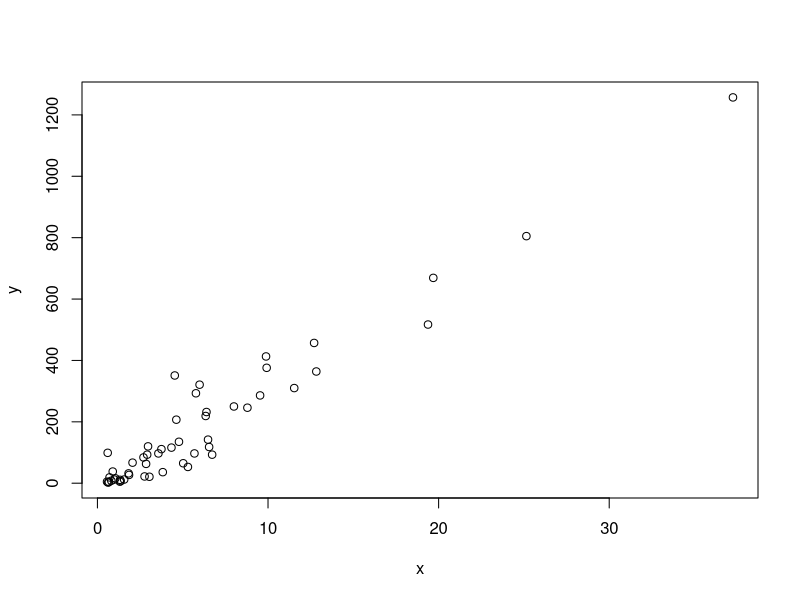
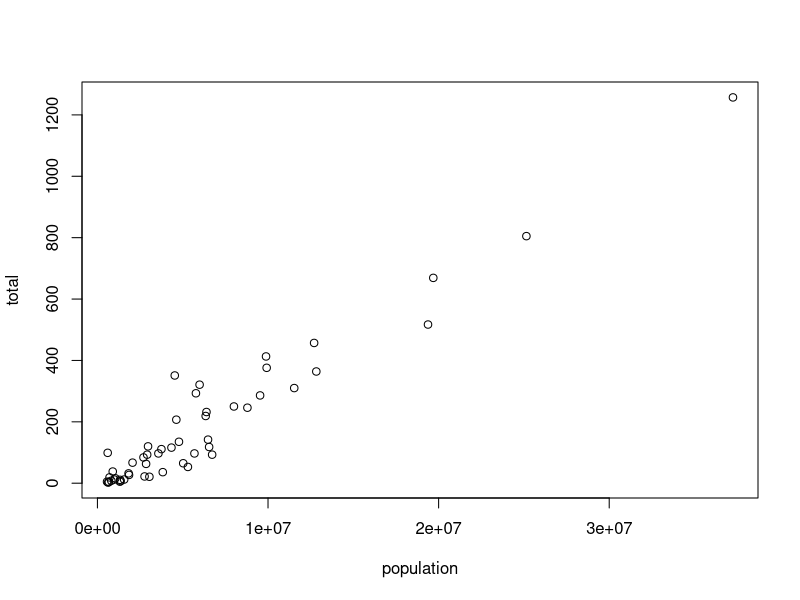
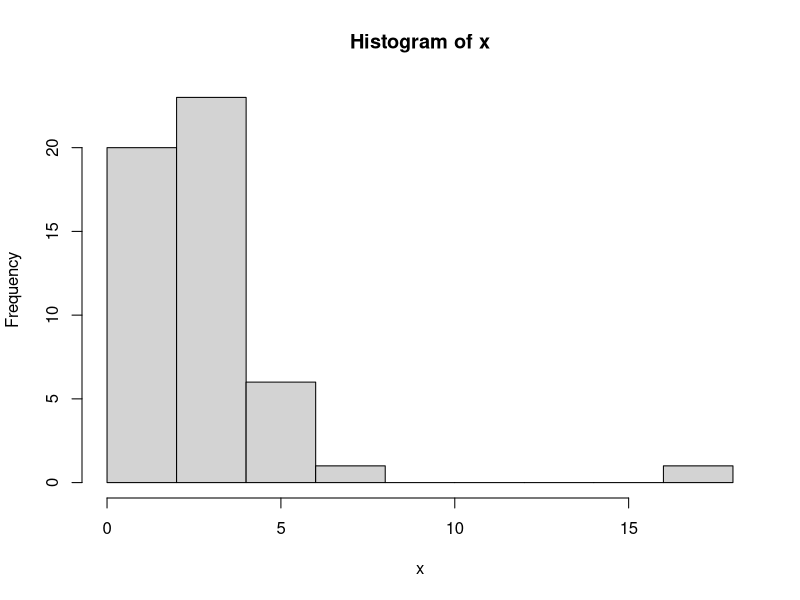
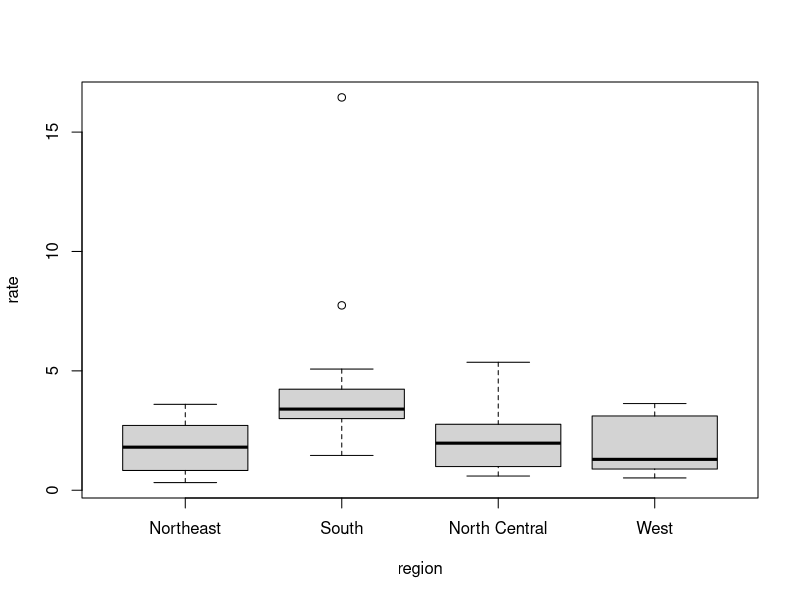
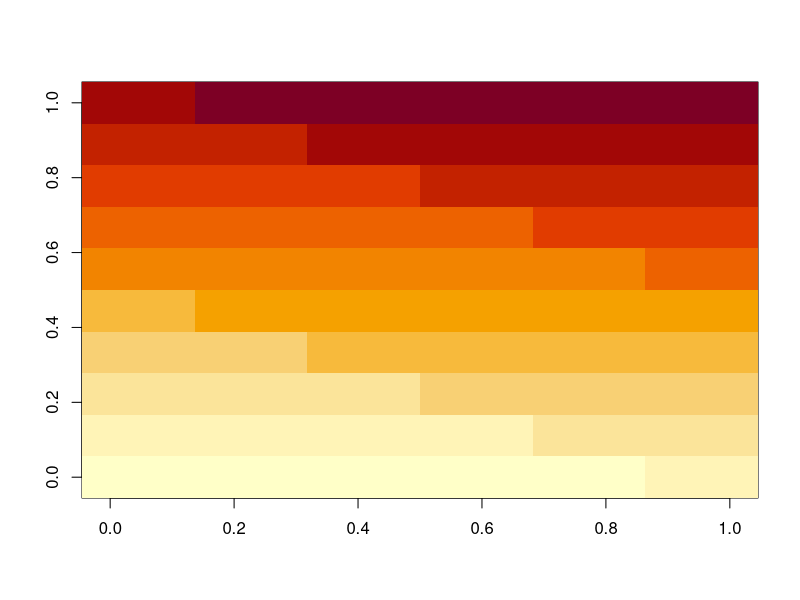
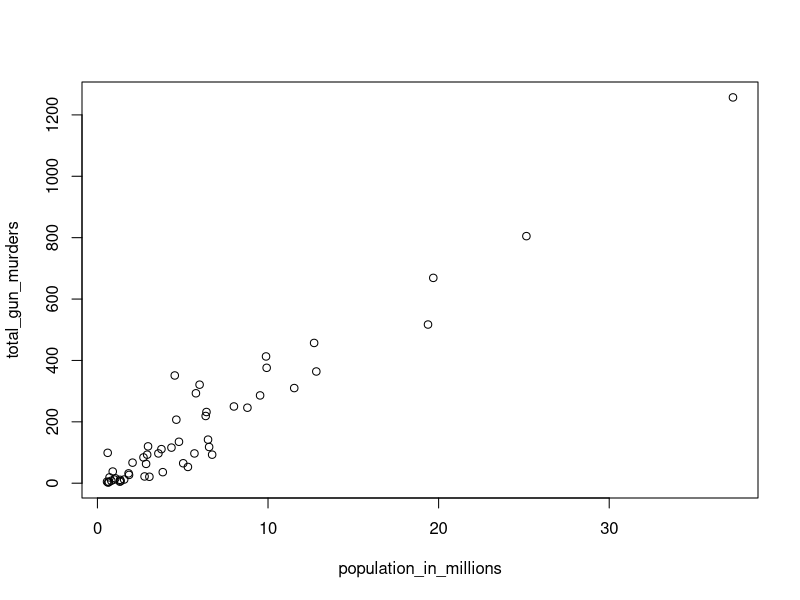
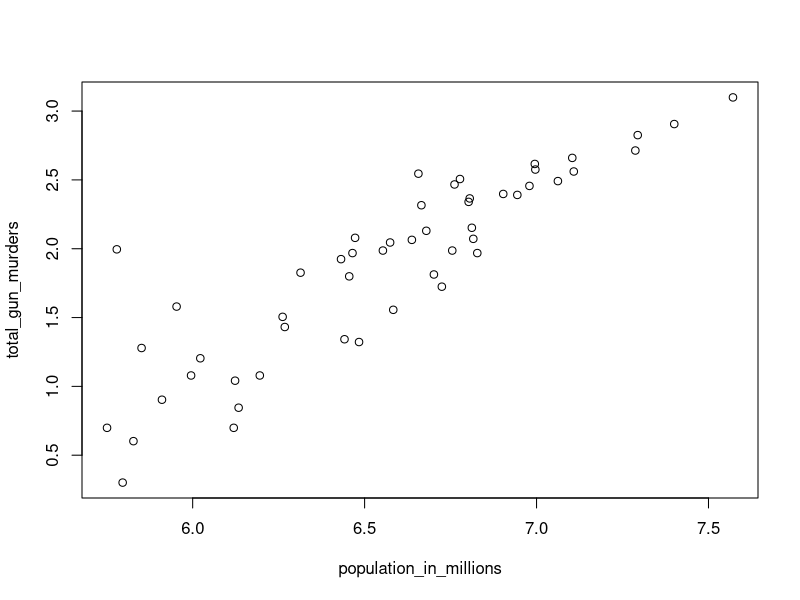
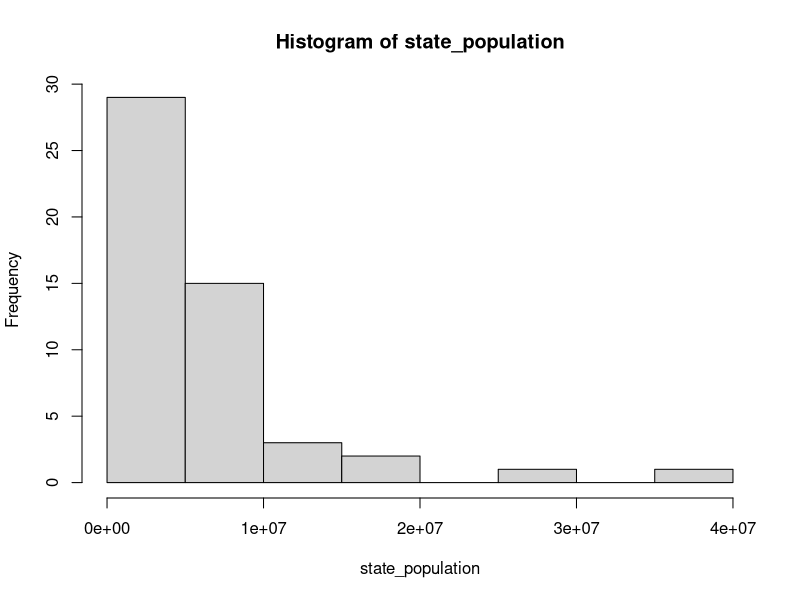

Write R code to recreate these figures, in order.
## ---- chunk 1
a<-1
b<-1
c<--1
## ---- chunk 2
a
## ---- chunk 3
print(a)
## ---- chunk 4
ls()
## ---- chunk 5
(-b+sqrt(b^2-4*a*c))/2*a
(-b-sqrt(b^2-4*a*c))/2*a
## ---- chunk 6
log(8)
log(a)
## ---- chunk 7
help("log")
## ---- chunk 8
?log
## ---- chunk 9
args(log)
## ---- chunk 10
log(8,base=2)
## ---- chunk 11
log(x=8,base=2)
## ---- chunk 12
log(8,2)
## ---- chunk 13
log(base=2,x=8)
## ---- chunk 14
2^3
## ---- chunk 15
help("+")
## ---- chunk 16
?"+"
## ---- chunk 17
help(">")
## ---- chunk 18
?">"
## ---- chunk 19
data()
## ---- chunk 20
co2
## ---- chunk 21
pi
Inf+1
## ---- chunk 22
solution_1 <- (-b + sqrt(b^2 - 4*a*c)) / (2*a)
solution_2 <- (-b - sqrt(b^2 - 4*a*c)) / (2*a)
## ---- chunk 23
a<-3
b<-2
c<--1
(-b+sqrt(b^2-4*a*c))/2*a
(-b-sqrt(b^2-4*a*c))/2*a
## ---- chunk 24
## Code to compute solution to quadratic equation of the form ax^2+b+c
##define the variables
a<-3
b<-2
c<--1

##now compute the solution
(-b+sqrt(b^2-4*a*c))/2*a
(-b-sqrt(b^2-4*a*c))/2*a
## ---- chunk 25
n<-100
n*(n+1)/2
## ---- chunk 26
n<-1000
n*(n+1)/2
## ---- chunk 27
n<-1000
x<-seq(1,n)
sum(x)
## ---- chunk 28
log(sqrt(100),10)
## ---- chunk 29
a<-2
class(a)
## ---- chunk 30
library(dslabs)
data(murders)
## ---- chunk 31
class(murders)
## ---- chunk 32
str(murders)
## ---- chunk 33
head(murders)
## ---- chunk 34
murders$population
## ---- chunk 35
names(murders)
## ---- chunk 36
pop<-murders$population
length(pop)
## ---- chunk 37
class(pop)
## ---- chunk 38
class(murders$state)
## ---- chunk 39
z<-3==2
z
class(z)
## ---- chunk 40
?Comparison
## ---- chunk 41
class(1L)
## ---- chunk 42
class(murders$region)
## ---- chunk 43
levels(murders$region)
## ---- chunk 44
region<-murders$region
value<-murders$total
region<-reorder(region,value,FUN=sum)
levels(region)
## ---- chunk 45
record<-list(name="John Doe",
             student_id=1234,
             grades=c(95,82,91,97,93),
             final_grade="A")
## ---- chunk 46
record
class(record)
## ---- chunk 47
record$student_id
## ---- chunk 48
record[["student_id"]]
## ---- chunk 49
record2<-list("John Doe",1234)
record2
## ---- chunk 50
record2[[1]]
## ---- chunk 51
mat<-matrix(1:12,4,3)
mat
## ---- chunk 52
mat[2,3]
## ---- chunk 53
mat[2,]
## ---- chunk 54
mat[,3]
## ---- chunk 55
mat[,2:3]
## ---- chunk 56
mat[1:2,2:3]
## ---- chunk 57
as.data.frame(mat)
## ---- chunk 58
data("murders")
murders[25,1]
murders[2:3,]
## ---- chunk 59
library(dslabs)
data(murders)
## ---- chunk 60
str(murders)
## ---- chunk 61
names(murders)
## ---- chunk 62
a<-murders$abb
class(a)
## ---- chunk 63
b<-murders[["abb"]]
identical(a,b)
## ---- chunk 64
class(murders$region)
## ---- chunk 65
length(levels(murders$region))
## ---- chunk 66
table(murders$region)
## ---- chunk 67
codes<-c(380,124,818)
codes
## ---- chunk 68
country<-c("italy","canada","egypt")
## ---- chunk 69
country <- c('italy', 'canada', 'egypt')
## ---- chunk 70
country<-c('italy','canada','egypt')
## ---- chunk 71
codes<-c(italy=380, canada=124, egypt=818)
codes
## ---- chunk 72
class(codes)
## ---- chunk 73
names(codes)
## ---- chunk 74
codes <- c("italy" = 380, "canada" = 124, "egypt" = 818)
codes
## ---- chunk 75
codes<-c(380,124,818)
country<-c("italy","canada","egypt")
names(codes)<-country
codes
## ---- chunk 76
seq(1,10)
## ---- chunk 77
seq(1,10,2)
## ---- chunk 78
1:10
## ---- chunk 79
class(1:10)
## ---- chunk 80
class(seq(1,10,0.5))
## ---- chunk 81
codes[2]
## ---- chunk 82
codes[c(1,3)]
## ---- chunk 83
codes[1:2]
## ---- chunk 84
codes["canada"]
codes[c("egypt","italy")]
## ---- chunk 85
x<-c(1,"canada",3)
## ---- chunk 86
x
class(x)
## ---- chunk 87
x<-1:5
y<-as.character(x)
y
## ---- chunk 88
as.numeric(y)
## ---- chunk 89
x<-c("1","b","3")
as.numeric(x)
## ---- chunk 90
temp<-c(35,88,42,84,81,30)
temp
## ---- chunk 91
city<-c("Beijing", "Lagos", "Paris", "Rio de Janeiro", "San Juan", "Toronto")
city
## ---- chunk 92
names(temp)<-city
temp
## ---- chunk 93
temp[1:3]
## ---- chunk 94
temp[c("Paris","San Juan")]
## ---- chunk 95
seq(12,73)
## ---- chunk 96
seq(1,100,2)
## ---- chunk 97
seq(6,55,4/7)
## ---- chunk 98
a <- seq(1, 10, 0.5)
class(a)
## ---- chunk 99
a <- seq(1, 10)
class(a)
## ---- chunk 100
class(1L)
## ---- chunk 101
x <- c("1", "3", "5")
## ---- chunk 102
x <- c("1", "3", "5")
class(x)
y<-as.integer(x)
class(y)
## ---- chunk 103
library(dslabs)
data(murders)
sort(murders$total)
## ---- chunk 104
x<-c(31,4,15,92,65)
sort(x)
## ---- chunk 105
index<-order(x)
x[index]
## ---- chunk 106
x
order(x)
## ---- chunk 107
murders$state[1:6]
murders$abb[1:6]
## ---- chunk 108
ind<-order(murders$total)
murders$abb[ind]
## ---- chunk 109
max(murders$total)
## ---- chunk 110
i_max<-which.max(murders$total)
murders$state[i_max]
## ---- chunk 111
x<-c(31,4,15,92,65)
rank(x)
## ---- chunk 112
x<-c(1,2,3)
y<-c(10,20,30,40,50,60,70)
x+y
## ---- chunk 113
library(dslabs)
data(murders)
## ---- chunk 114
pop<-murders$population
pop<-sort(pop)
pop[1]
## ---- chunk 115
order(murders$population)[1]
## ---- chunk 116
which.min(murders$population)
## ---- chunk 117
state<-murders$state
state[51]
## ---- chunk 118
temp<-c(35,88,42,84,81,30)
city<-c("Beijing","Lagos","Paris","Rio de Janeiro","San Juan","Toronto")
city_temps<-data.frame(name=city,temperature=temp)
## ---- chunk 119
ranks<-rank(murders$population)
my_df<-data.frame(name=murders$state,rank=ranks)
my_df
## ---- chunk 120
ind<-order(murders$population)
my_df<-data.frame(name=murders$state[ind],rank=ranks[ind])
my_df
## ---- chunk 121
data("na_example")
str(na_example)
## ---- chunk 122
mean(na_example)
## ---- chunk 123
sum(is.na(na_example))
## ---- chunk 124
Na<-is.na(na_example)
mean(na_example[!Na])
## ---- chunk 125
library(dslabs)
data("murders")
murders$state[which.max(murders$population)]
## ---- chunk 126
inches<-c(69,62,66,70,70,73,67,73,67,70)
## ---- chunk 127
inches*2.54
## ---- chunk 128
inches-69
## ---- chunk 129
murder_rate<-murders$total/murders$population
## ---- chunk 130
murders$abb[order(murder_rate)]
## ---- chunk 131
temp<-c(35,88,42,84,81,30)
city<-c("Beijing","Lagos","Paris","Rio de Janeiro","San Juan","Toronto")
temps<-data.frame(name=city,temperature=temp)
temps
## ---- chunk 132
temp<-c(35,88,42,84,81,30)
city<-c("Beijing","Lagos","Paris","Rio de Janeiro","San Juan","Toronto")
tempC<-(temp-32)*(5/9)
temps<-data.frame(name=city,temperature=tempC)
temps
## ---- chunk 133
x<-1:100
sum(1/(x^2))
## ---- chunk 134
murder_rate<-murders$total/murders$population*100000
mean(murder_rate)
## ---- chunk 135
library(dslabs)
data("murders")
## ---- chunk 136
murder_rate<-murders$total/murders$population*100000
## ---- chunk 137
ind<-murder_rate<0.71
## ---- chunk 138
ind<-murder_rate<=0.71
## ---- chunk 139
murders$state[ind]
## ---- chunk 140
sum(ind)
## ---- chunk 141
TRUE&TRUE
TRUE&FALSE
FALSE&FALSE
## ---- chunk 142
west<-murders$region=="West"
safe<-murder_rate<=1 
## ---- chunk 143
ind<-safe&west
murders$state[ind]
## ---- chunk 144
ind<-which(murders$state=="California")
murder_rate[ind]
## ---- chunk 145
ind<-match(c("New York","Florida","Texas"),murders$state)
ind
## ---- chunk 146
murder_rate[ind]
## ---- chunk 147
c("Boston","Dakota","Washington")%in%murders$state
## ---- chunk 148
match(c("New York","Florida","Texas"),murders$state)
which(murders$state%in%c("New York","Florida","Texas"))
## ---- chunk 149
library(dslabs)
data(murders)
## ---- chunk 150
murder_rate<-murders$total/murders$population*100000
low<-murder_rate<1
## ---- chunk 151
which(low)
## ---- chunk 152
murders$state[which(low)]
## ---- chunk 153
east<-murders$region=="Northeast"
murders$state[which(low&east)]
## ---- chunk 154
length(which(murder_rate<mean(murder_rate)))
## ---- chunk 155
ind<-match(c("AK","MI","IA"),murders$abb)
murders$state[ind]
## ---- chunk 156
c("MA","ME","MI","MO","MU")%in%murders$abb
## ---- chunk 157
which(!c("MA","ME","MI","MO","MU")%in%murders$abb)
## ---- chunk 158
x<-murders$population/10^6
y<-murders$total
plot(x,y)
## ---- chunk 159
with(murders, plot(population, total))
## ---- chunk 160
x<-with(murders, total/population*100000)
hist(x)
## ---- chunk 161
murders$state[which.max(x)]
## ---- chunk 162
murders$rate<-with(murders,total/population*100000)
boxplot(rate~region,data=murders)
## ---- chunk 163
x<-matrix(1:120,12,10)
image(x)
## ---- chunk 164
library(dslabs)
data(murders)
population_in_millions<-murders$population/10^6
total_gun_murders<-murders$total
plot(population_in_millions,total_gun_murders)
## ---- chunk 165
population_in_millions<-log(murders$population,10)
total_gun_murders<-log(murders$total,10)
plot(population_in_millions,total_gun_murders)
## ---- chunk 166
state_population<-murders$population
hist(state_population)
## ---- chunk 167
boxplot(population~region,data=murders)
